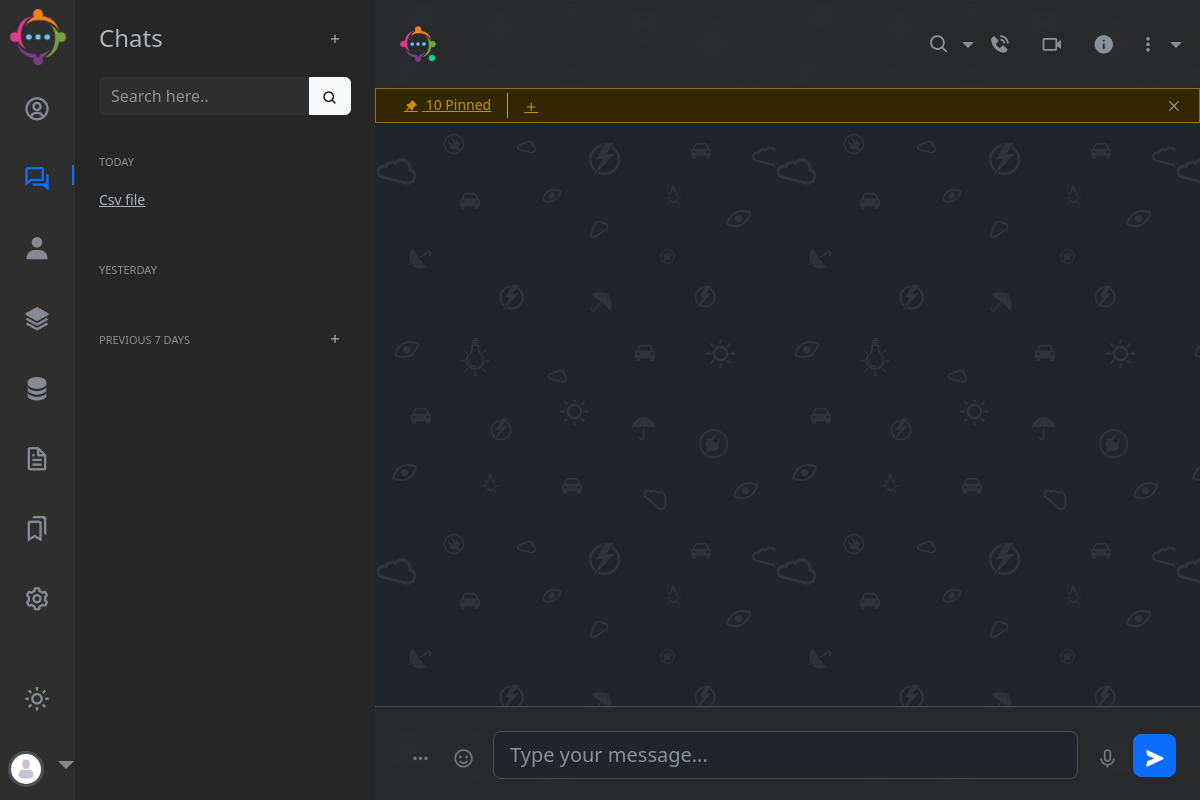
Before: /asd with the older database file.
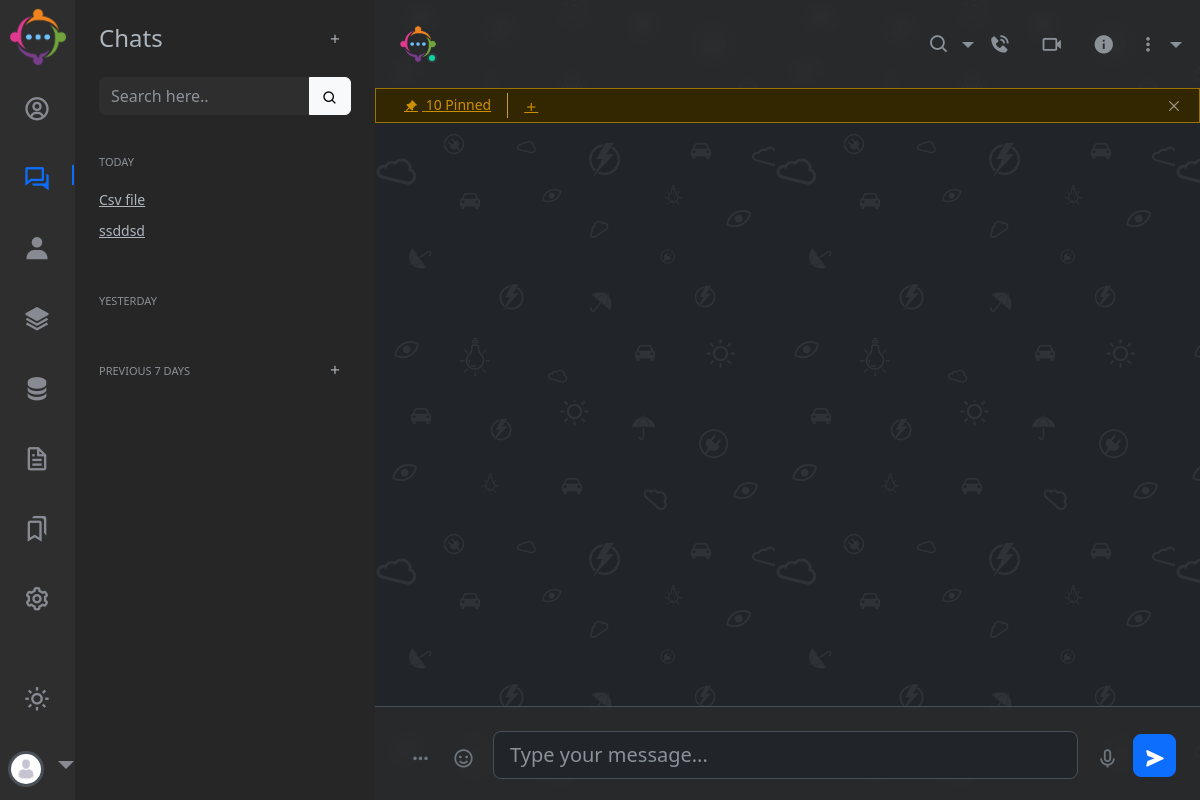
After: the same page with the newer database file.
### chatapp/models.py (models this page shows, shortened)
class Conversation(models.Model):
    user = models.ForeignKey(User, on_delete=models.CASCADE, default=1)
    chat_title=models.TextField(default="My First Chat")
    document = models.FileField(upload_to='documents/', default='default_document.pdf')
    created_at = models.DateTimeField(auto_now_add=True)

### chatapp/views.py (the view)
# urls.py: path('asd', views.chat_list, name='chat-list'),
def chat_list(request):
    conversations = Conversation.objects.all()
    return render(request, 'chat_list.html', {'conversations': conversations})

### chatapp/templates/chat_list.html (shortened to what the changed rows need)
{% load static%}
<!DOCTYPE html>
<html lang="en">
<head>
    <link rel="stylesheet" href="{% static 'assets/libs/glightbox/css/glightbox.min.css'%}" />
    <link rel="stylesheet" href="{% static 'assets/libs/swiper/swiper-bundle.min.css'%}" />
    <link href="{% static 'assets/css/bootstrap.min.css'%}" id="bootstrap-style" rel="stylesheet" type="text/css" />
    <link href="{% static 'assets/css/icons.min.css'%}" rel="stylesheet" type="text/css" />
    <link href="{% static 'assets/css/app.min.css'%}" id="app-style" rel="stylesheet" type="text/css" />
</head>
<body data-bs-theme="dark">
    <div class="layout-wrapper d-lg-flex">
        <div class="chat-leftsidebar">
            <div class="tab-content">
                <div class="tab-pane show active" id="pills-chat" role="tabpanel" aria-labelledby="pills-chat-tab">
                    <div>
                        <div class="chat-room-list" data-simplebar>
                            <div class="chat-message-list">
                                <ul class="list-unstyled chat-list chat-user-list" id="chat-list">
                                    {% for conversation in conversations %}
                                    <li ><a href="#" data-conversation-id="{{ conversation.id }}">{{ conversation.chat_title }}</a></li>
                            {% endfor %}
                                </ul>
                            </div>
                        </div>
                    </div>
                </div>
            </div>
        </div>
    </div>
</body>
</html>

Changed rows visible on the page:
added Conversation: chat_title "ssddsd"
